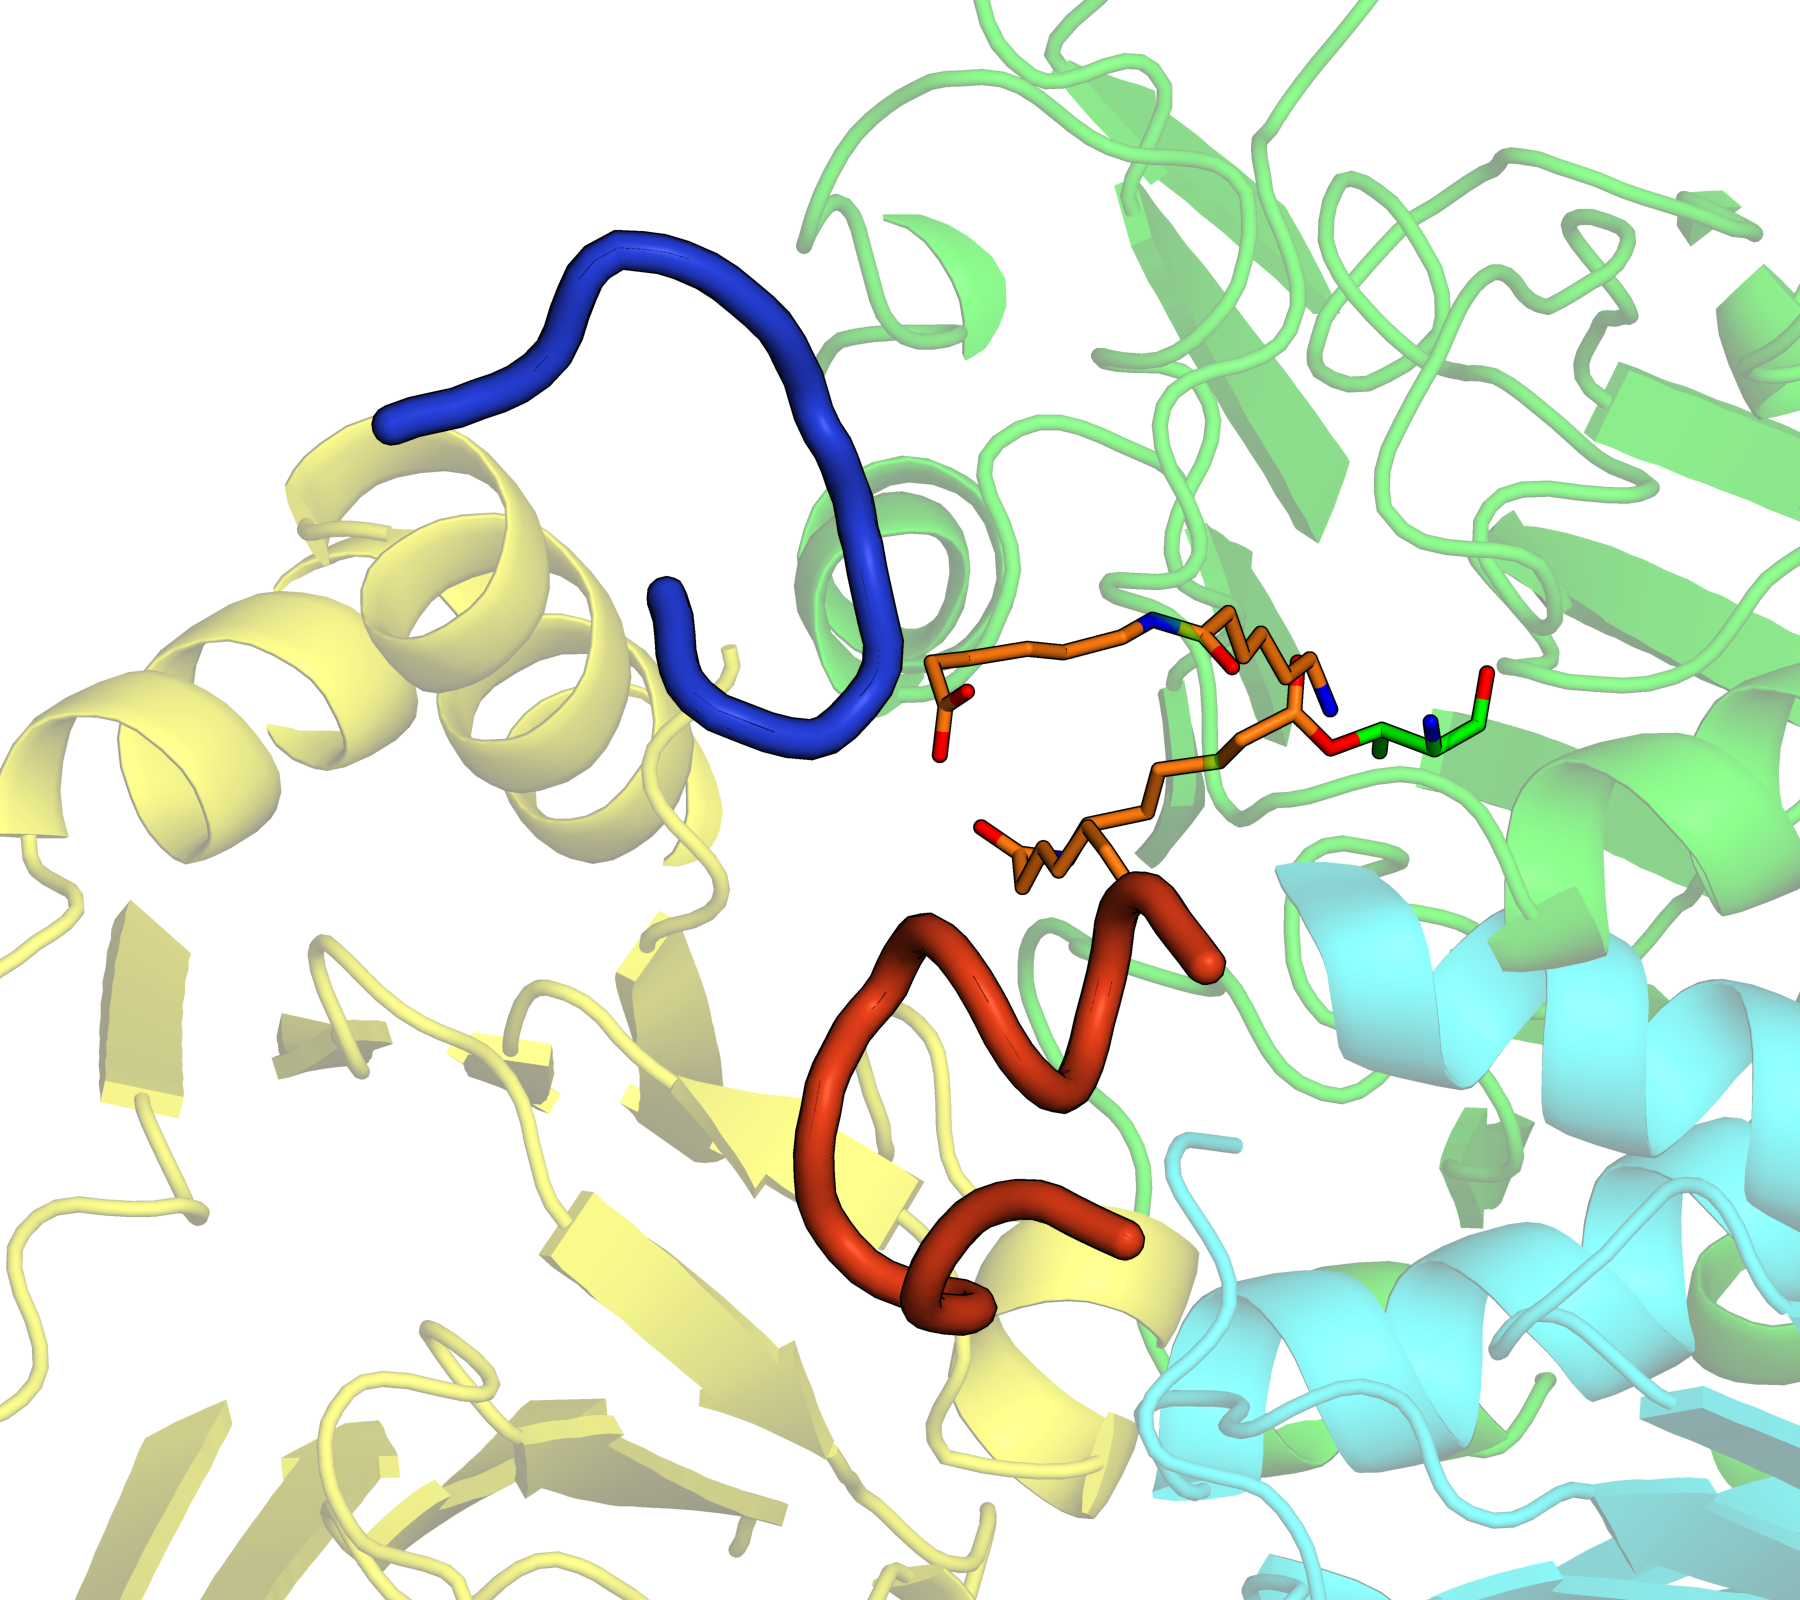

The script that saved this image:
"""Render actual neighboring subunit loops around source-bound L4."""

from pathlib import Path
import pymol2


def main() -> None:
    """Render full assembly and a local view without changing coordinates."""
    here = Path(__file__).resolve().parent
    with pymol2.PyMOL() as instance:
        cmd = instance.cmd
        cmd.load(str(here / "assembly_loops.pse"))
        cmd.set("max_threads", 2)
        for chains, color in [
            ("A+E", "green"),
            ("B+F", "cyan"),
            ("C+G", "magenta"),
            ("D+H", "yellow"),
        ]:
            cmd.color(color, "mol and chain " + chains)
        cmd.color("substrate_c", "mol and chain I and elem C")
        cmd.color("red", "mol and (chain I or (chain E and resi 233)) and elem O")
        cmd.color("blue", "mol and (chain I or (chain E and resi 233)) and elem N")
        for obj, selection, color in [
            ("loop_alpha", "chain D and resi 95-103", "loop_alpha"),
            ("loop_beta", "chain F and resi 289-300", "loop_beta"),
        ]:
            cmd.hide("cartoon", "mol and (" + selection + ")")
            cmd.create(obj, "mol and (" + selection + ")")
            cmd.hide("everything", obj)
            cmd.show("cartoon", obj)
            cmd.cartoon("tube", obj)
            cmd.set("cartoon_tube_radius", 0.5, obj)
            cmd.color(color, obj)
        cmd.zoom("mol", buffer=3)
        cmd.png(str(here / "assembly_loops.png"), 1800, 1600, ray=1, quiet=1)
        cmd.save(str(here / "assembly_loops.pse"))
        cmd.set("cartoon_transparency", 0.55, "mol")
        cmd.zoom("loop_alpha or loop_beta or (mol and chain I)", buffer=4)
        cmd.png(str(here / "loops_pocket.png"), 1800, 1600, ray=1, quiet=1)
        cmd.save(str(here / "loops_pocket.pse"))


if __name__ == "__main__":
    main()
